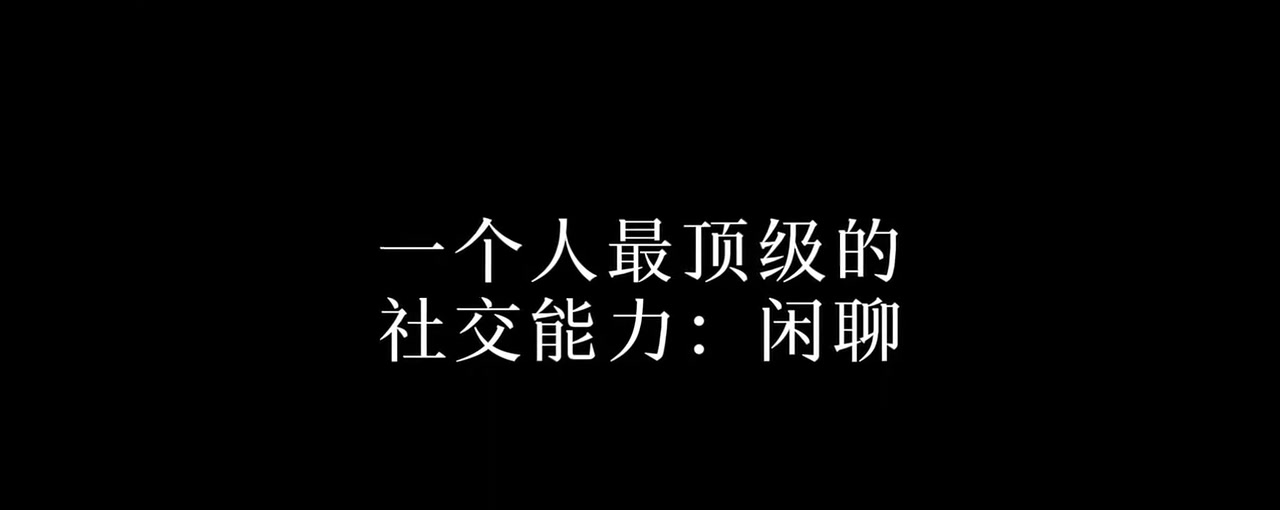
#> input picture assets/style-reference/original-01.jpg, 1280 x 510 px
$ python -i build_cover.py   (imports and definitions only)
#> lines starting #> are read from the running program, lines starting #| are printed output that depends on the picture; after the words box and inside, x2 and y2 are one past the last pixel; in counts of white or black regions, pixels touching at a corner belong together
#> in transparent_subject, `alpha = image.getchannel("A")`: alpha: PIL image 1280x510 L; every value is 255
### scripts/normalize_background.py
#!/usr/bin/env python3
"""Remove only the light background connected to the canvas edge.

Internal white details remain intact because the mask is connectivity-based.
"""

from __future__ import annotations

import argparse
from pathlib import Path

from PIL import Image, ImageChops, ImageDraw, ImageFilter

from common import hex_to_rgb, rgb_to_hex, sample_background_rgb

DEFAULT_TOLERANCE = 42
DEFAULT_EDGE_SOFTNESS = 1.2


def median_border_rgb(image: Image.Image) -> tuple[int, int, int]:
    image = image.convert("RGB")
#> image is the input picture: PIL image 1280x510 RGB; min 0, max 255, mean 5.5
    width, height = image.size
#> width = 1280; height = 510
    step = max(1, min(width, height) // 80)
#> step = 6
    pixels: list[tuple[int, int, int]] = []
    for x in range(0, width, step):
        pixels.append(image.getpixel((x, 0)))
        pixels.append(image.getpixel((x, height - 1)))
#> after the loop, pixels = 428 items, first 6: (0, 0, 0), (0, 0, 0), (0, 0, 0), (0, 0, 0), (0, 0, 0), (0, 0, 0)
    for y in range(0, height, step):
        pixels.append(image.getpixel((0, y)))
        pixels.append(image.getpixel((width - 1, y)))
#> after the loop, pixels = 598 items, first 6: (0, 0, 0), (0, 0, 0), (0, 0, 0), (0, 0, 0), (0, 0, 0), (0, 0, 0)
    channels = list(zip(*pixels))
#> channels = 3 items
    return tuple(sorted(channel)[len(channel) // 2] for channel in channels)


def connected_background_mask(
    image: Image.Image, source_rgb: tuple[int, int, int], tolerance: int
) -> Image.Image:
#> called with source_rgb = (0, 0, 0), tolerance = 42
    rgb = image.convert("RGB")
    reference = Image.new("RGB", rgb.size, source_rgb)
#> reference: PIL image 1280x510 RGB; every value is 0
    difference = ImageChops.difference(rgb, reference)
    gray = difference.convert("L")
    candidate = gray.point(lambda value: 255 if value <= tolerance else 0, mode="L")
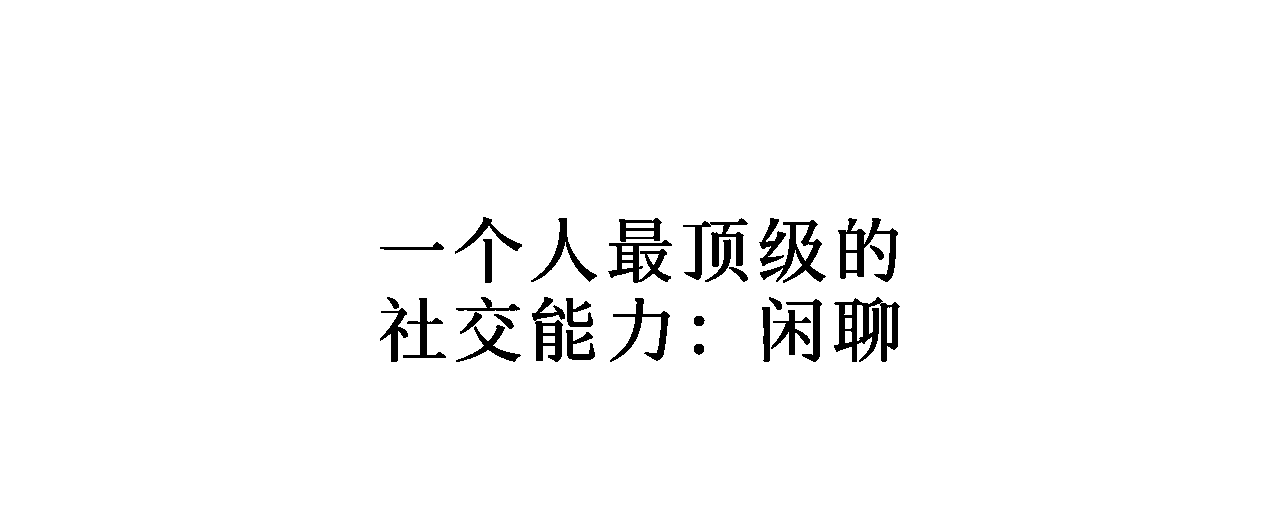
#> candidate: PIL image 1280x510 L; 97.3% white; 31 black regions, largest, box (x1, y1, x2, y2) and area: (834, 297, 900, 362) 2068, (838, 218, 898, 282) 1408, (760, 220, 826, 283) 1260
    width, height = candidate.size
#> width = 1280; height = 510
    seeds = [
        (0, 0),
        (width - 1, 0),
        (0, height - 1),
        (width - 1, height - 1),
        (width // 2, 0),
        (width // 2, height - 1),
        (0, height // 2),
        (width - 1, height // 2),
    ]
    for seed in seeds:
        if candidate.getpixel(seed) == 255:
            ImageDraw.floodfill(candidate, seed, 128, thresh=0)
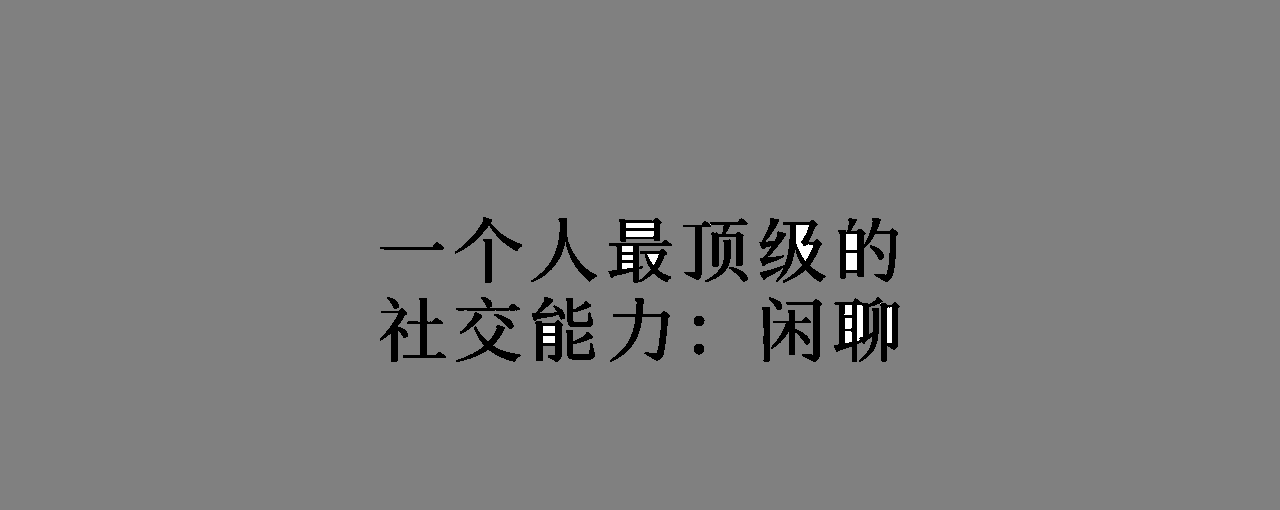
#> candidate: PIL image 1280x510 L; min 0, max 255, mean 125
    return candidate.point(lambda value: 255 if value == 128 else 0, mode="L")
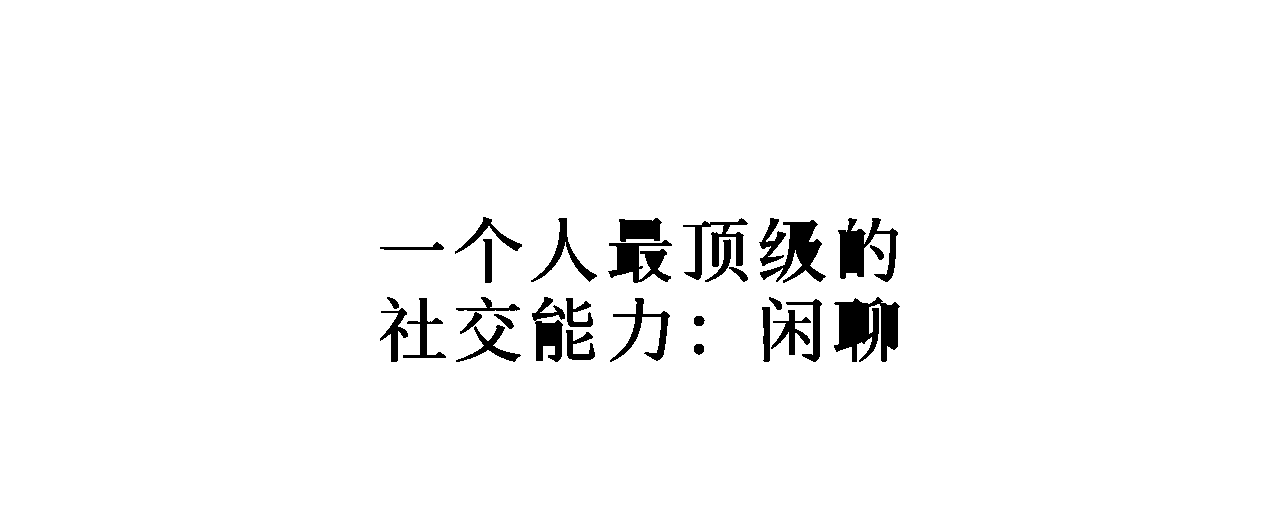
#> returned value: PIL image 1280x510 L; 97% white; 31 black regions, largest, box (x1, y1, x2, y2) and area: (834, 297, 900, 362) 2675, (838, 218, 898, 282) 1771, (760, 220, 826, 283) 1588


# [72 lines left out: functions load_foreground_image, main, not called in this run]


# [2 lines that do not run on import are left out]

### scripts/build_cover.py
#!/usr/bin/env python3
"""Build approved landscape and portrait covers from one shared source image."""

from __future__ import annotations

import argparse
from pathlib import Path

from PIL import Image, ImageDraw, ImageFont, ImageOps

from common import hex_to_rgb, load_json, resolve_path, sample_background_rgb
from normalize_background import connected_background_mask, median_border_rgb


def transparent_subject(path: Path) -> Image.Image:
    image = Image.open(path).convert("RGBA")
    alpha = image.getchannel("A")
    if alpha.getextrema() == (255, 255):
        external = connected_background_mask(image, median_border_rgb(image), 42)
        image.putalpha(external.point(lambda value: 255 - value))
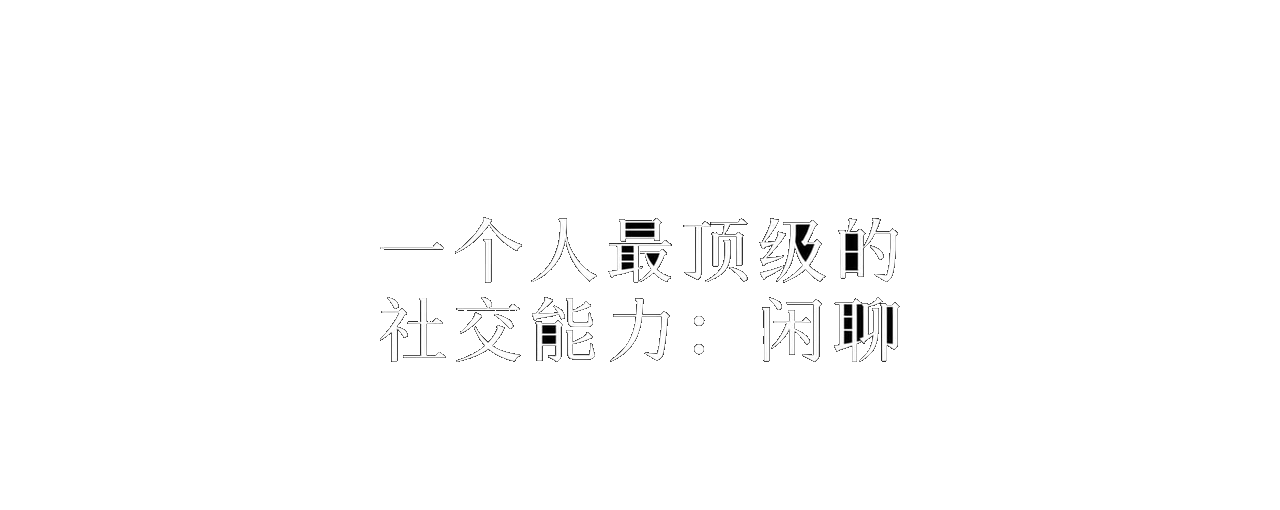
#> image: PIL image 1280x510 RGBA; mean R, G, B, A 5.5, 5.5, 5.5, 7.6; transparent parts drawn white
    bbox = image.getchannel("A").getbbox()
#> bbox = (380, 217, 900, 362)
    return image.crop(bbox) if bbox else image
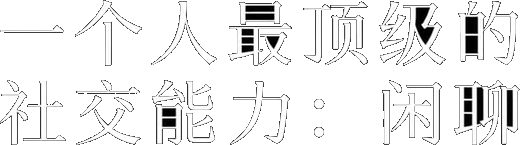
#> returned value: PIL image 520x145 RGBA; mean R, G, B, A 47.7, 47.7, 47.7, 65.6; transparent parts drawn white


# [301 lines left out: functions cover_variants, plan_cover_lines, approved_layout, render_cover, main, not called in this run]


# [2 lines not run here, left out]

>>> result = transparent_subject('../assets/style-reference/original-01.jpg')

$ run again, on assets/style-reference/original-03.jpg
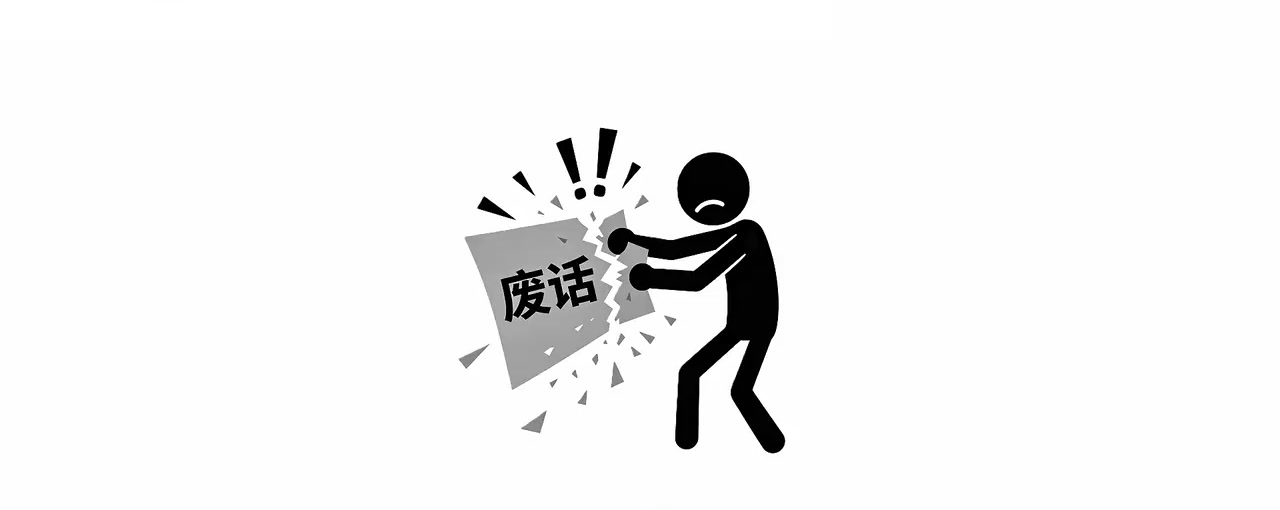
#> input picture assets/style-reference/original-03.jpg, 1280 x 510 px
#> alpha: PIL image 1280x510 L; every value is 255
#> in median_border_rgb, image is the input picture: PIL image 1280x510 RGB; min 0, max 255, mean 242.4
#> after the loop in median_border_rgb, `for x in range(0, width, step):`: pixels = 428 items, first 6: (255, 255, 255), (254, 254, 254), (255, 255, 255), (254, 254, 254), (255, 255, 255), (254, 254, 254)
#> after the loop in median_border_rgb, `for y in range(0, height, step):`: pixels = 598 items, first 6: (255, 255, 255), (254, 254, 254), (255, 255, 255), (254, 254, 254), (255, 255, 255), (254, 254, 254)
#> channels = 3 items
#> reference: PIL image 1280x510 RGB; every value is 254
#> after the loop in connected_background_mask, `for seed in seeds:`:
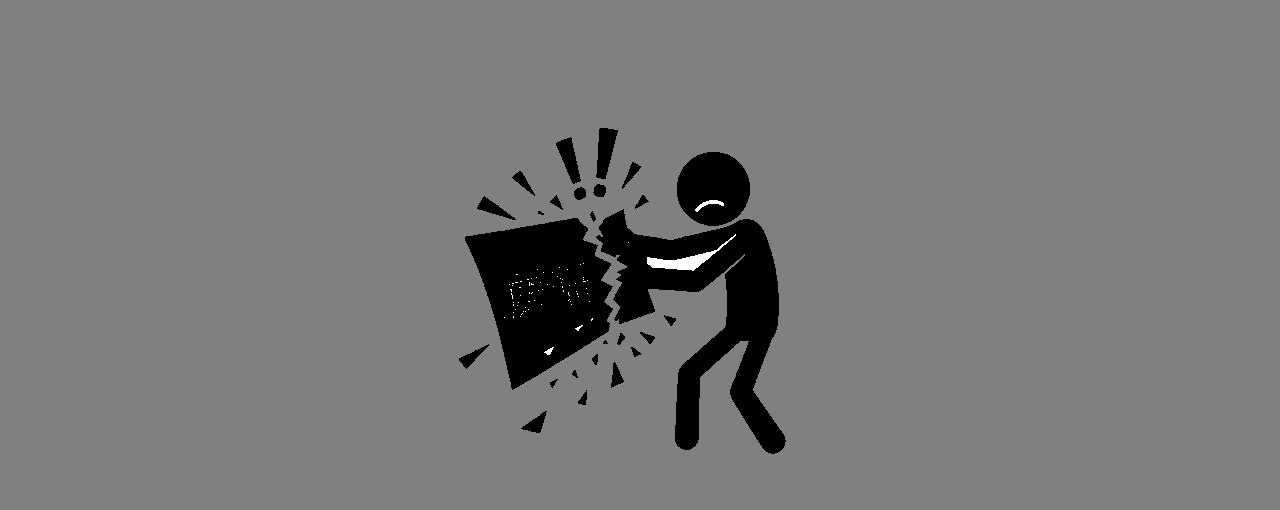
#> candidate: PIL image 1280x510 L; min 0, max 255, mean 120
#> bbox = (459, 128, 786, 454)
#> in transparent_subject, `return image.crop(bbox) if bbox else image`:
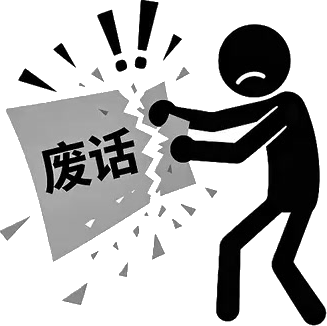
#> returned value: PIL image 327x326 RGBA; mean R, G, B, A 182.7, 182.7, 182.7, 101.9; transparent parts drawn white

$ run again, on assets/style-reference/original-04.jpg
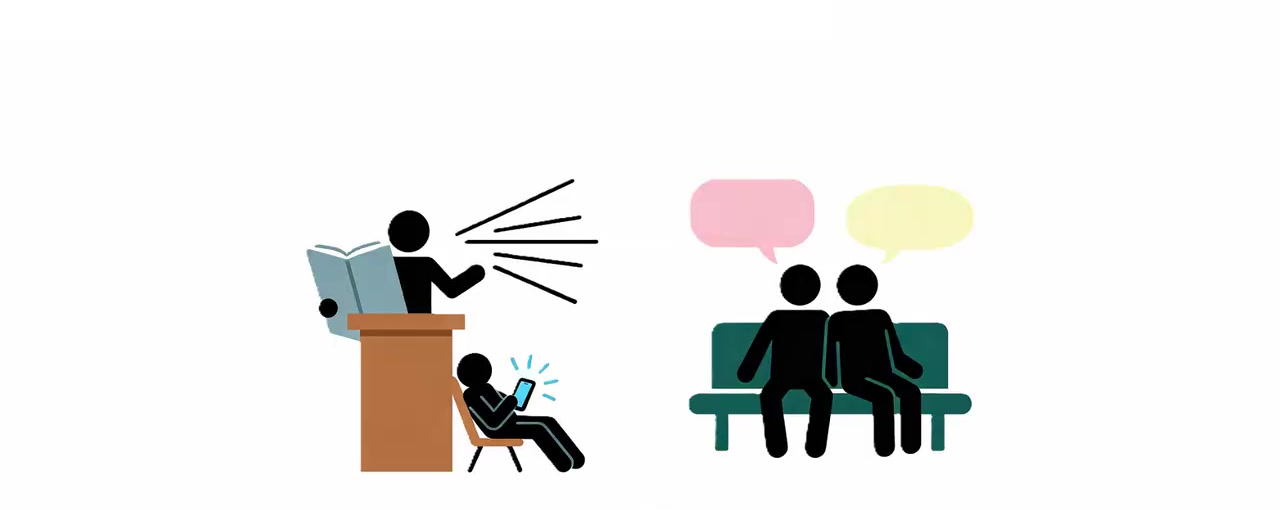
#> input picture assets/style-reference/original-04.jpg, 1280 x 510 px
#> alpha: PIL image 1280x510 L; every value is 255
#> in median_border_rgb, image is the input picture: PIL image 1280x510 RGB; mean R, G, B 234.7, 234, 232.4
#> after the loop in median_border_rgb, `for x in range(0, width, step):`: pixels = 428 items, first 6: (255, 255, 255), (254, 254, 254), (255, 255, 255), (254, 254, 254), (255, 255, 255), (254, 254, 254)
#> after the loop in median_border_rgb, `for y in range(0, height, step):`: pixels = 598 items, first 6: (255, 255, 255), (254, 254, 254), (255, 255, 255), (254, 254, 254), (255, 255, 255), (254, 254, 254)
#> channels = 3 items
#> reference: PIL image 1280x510 RGB; every value is 254
#> after the loop in connected_background_mask, `for seed in seeds:`:
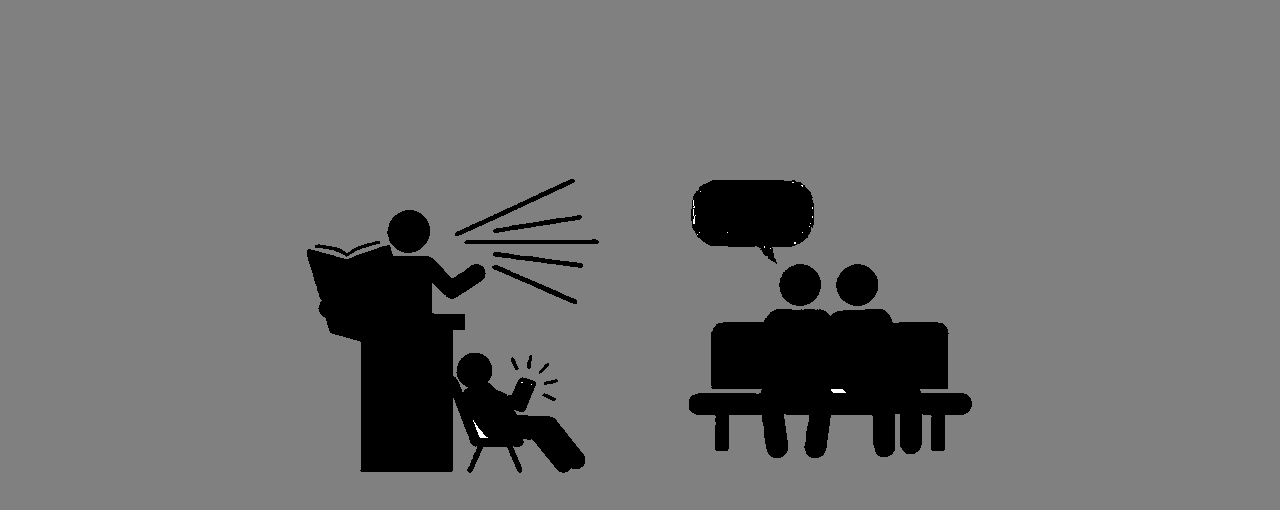
#> candidate: PIL image 1280x510 L; min 0, max 255, mean 113.5
#> bbox = (307, 179, 972, 473)
#> in transparent_subject, `return image.crop(bbox) if bbox else image`:
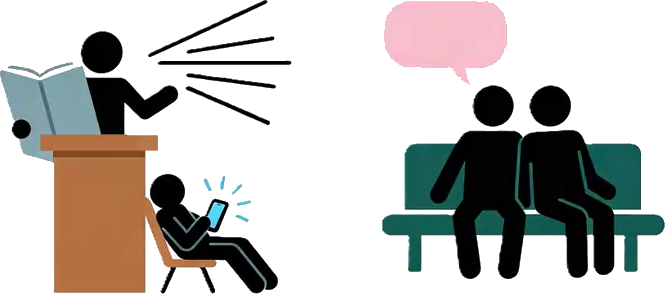
#> returned value: PIL image 665x294 RGBA; mean R, G, B, A 189.5, 187.1, 181.9, 96.8; transparent parts drawn white

$ run again, on assets/style-reference/original-05.jpg
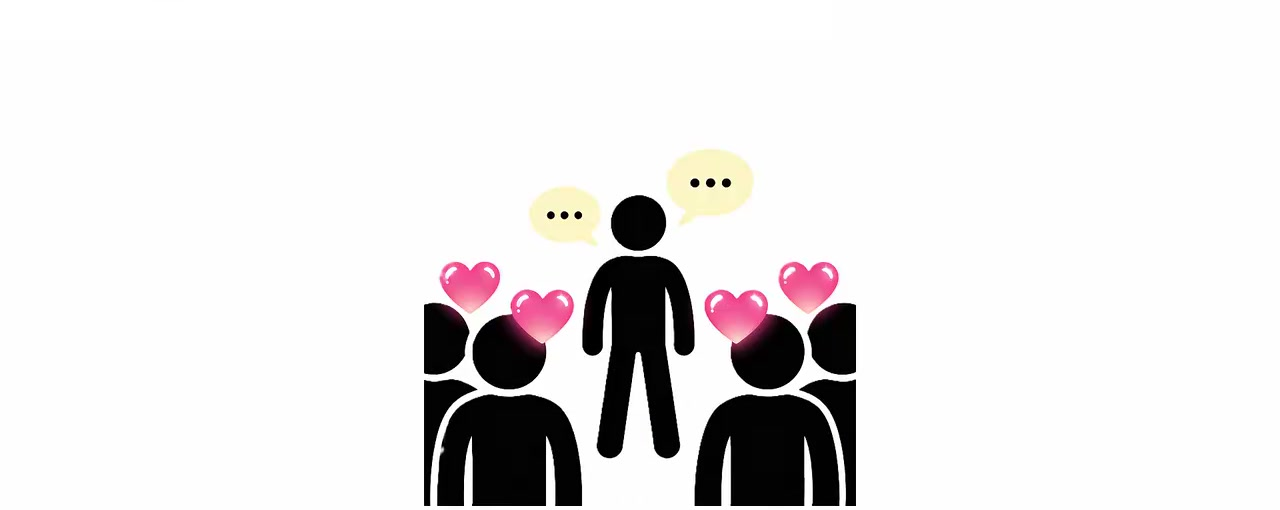
#> input picture assets/style-reference/original-05.jpg, 1280 x 510 px
#> alpha: PIL image 1280x510 L; every value is 255
#> in median_border_rgb, image is the input picture: PIL image 1280x510 RGB; mean R, G, B 230.3, 228.2, 228.4
#> after the loop in median_border_rgb, `for x in range(0, width, step):`: pixels = 428 items, first 6: (255, 255, 255), (254, 254, 254), (255, 255, 255), (254, 254, 254), (255, 255, 255), (254, 254, 254)
#> after the loop in median_border_rgb, `for y in range(0, height, step):`: pixels = 598 items, first 6: (255, 255, 255), (254, 254, 254), (255, 255, 255), (254, 254, 254), (255, 255, 255), (254, 254, 254)
#> channels = 3 items
#> reference: PIL image 1280x510 RGB; every value is 254
#> after the loop in connected_background_mask, `for seed in seeds:`:
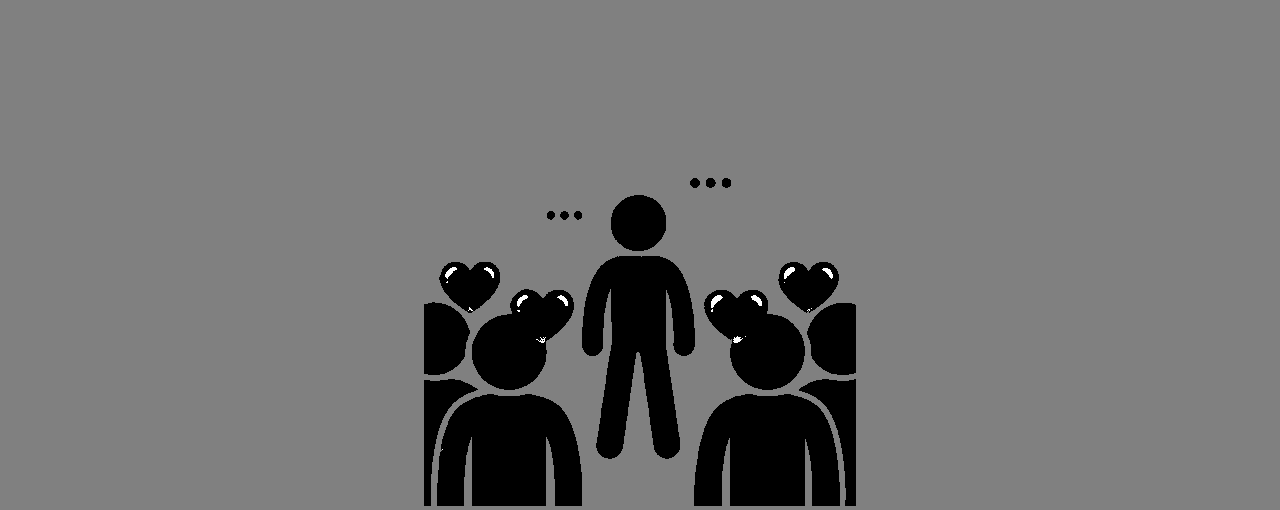
#> candidate: PIL image 1280x510 L; min 0, max 255, mean 114.1
#> bbox = (424, 178, 856, 506)
#> in transparent_subject, `return image.crop(bbox) if bbox else image`:
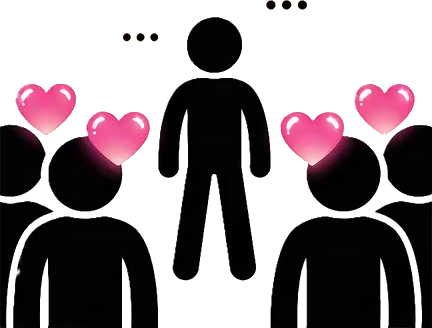
#> returned value: PIL image 432x328 RGBA; mean R, G, B, A 144.8, 135.2, 136.8, 129.9; transparent parts drawn white
